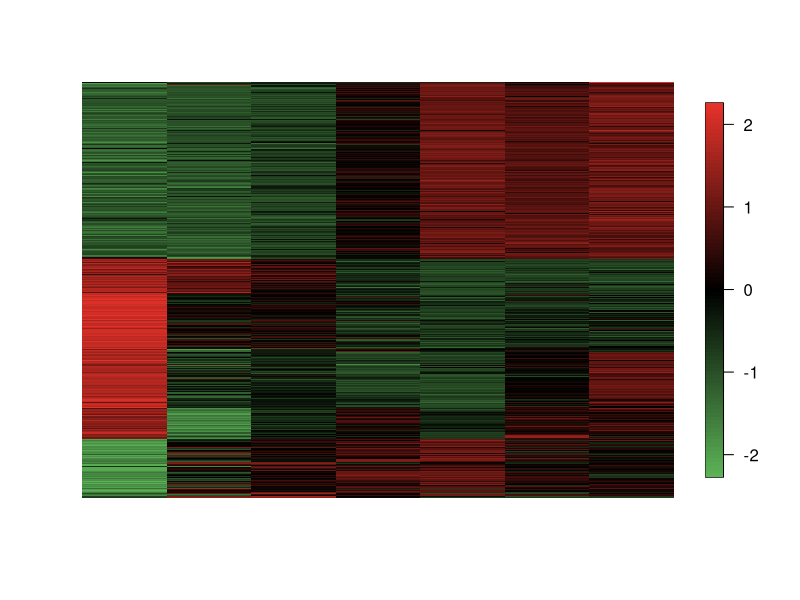
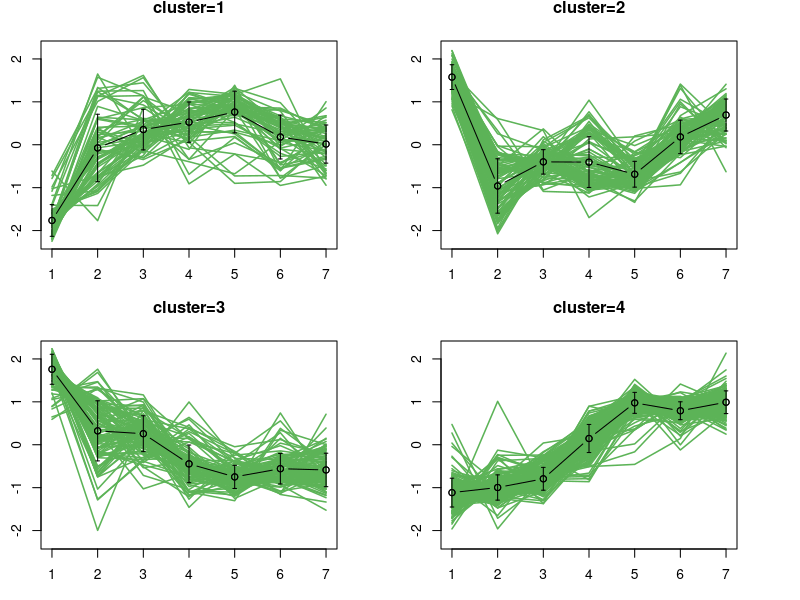

Reproduce these figures in R, in order.

setwd("C:/Users/jbele/Desktop")

matriz_expresion<-as.data.frame(read.table("matriz_expresion.csv", header=T, sep=","))

solucion_clustering<-as.data.frame(read.table("soluciones_clustering.csv", header=T, sep=","))

solucion_clustering_ordenada<-matriz_expresion[order(solucion_clustering$X1),]


############################## Eisen plot ##################################
library("fields")
#verde,negro,rojo
colores<-colorRampPalette(c("#5CB357","black","#E6332A"))(99)

#setEPS()
#postscript(paste("../Resultados/",nameBD,"/00_eisen_plot_",nameBD,".eps",sep = ""),width=6, height=8)
image.plot(t(solucion_clustering_ordenada),col = colores, axes=FALSE, lab.breaks=NULL)
#dev.off()


#guarda los genes de cada grupo
elementos_grupo=vector()
for (cluster in 1:(max(solucion_clustering$X1))) {
  k=row.names(matriz_expresion[which(solucion_clustering$X1==cluster),])
  write.table(k, paste("genes_grupo_",cluster,".txt",sep = ""),row.names = FALSE, col.names = FALSE,quote=FALSE)
  elementos_grupo=c(elementos_grupo,length(k))
}

#write.table(elementos_grupo, "num_genes_grupo.txt",row.names = FALSE, col.names = FALSE,quote=FALSE)




###################### cluster profile plot

#setEPS()
#postscript(paste("../Resultados/",nameBD,"/00_cluster_profile_plot_",nameBD,".eps",sep = ""),width=5.6, height=4.3)

times<-1:ncol(matriz_expresion)
xrange <- range(times) 
yrange <- range(matriz_expresion) 

par(mfrow = c(2, 2))

for (p in 1:(max(solucion_clustering$X1))) {

    genes_en_cluster<-matriz_expresion[which(solucion_clustering$X1==p),]
    plot(xrange, yrange, type="n", xlab="Time points", ylab="Gene Expression" ) 

    for (i in 1:nrow(genes_en_cluster)) {   
     lines(times, genes_en_cluster[i,], type="l", lwd=1.5, col="#5CB357") 
    } 
    epsilon = 0.04
    
    for(c in times) {
    
      points(times[c], mean(genes_en_cluster[,c]), cex=1)
    
      up = mean(genes_en_cluster[,c])+sd(genes_en_cluster[,c])
      low = mean(genes_en_cluster[,c])-sd(genes_en_cluster[,c])
      segments(times[c],up,times[c],low)
      segments(times[c]-epsilon, up , times[c]+epsilon, up)
      segments(times[c]-epsilon, low , times[c]+epsilon, low)

    }
    
    lines(times, apply(genes_en_cluster,2,mean), cex=1,type="b")
    
    
    title(paste("cluster=",p, sep=""))
}

#dev.off()
